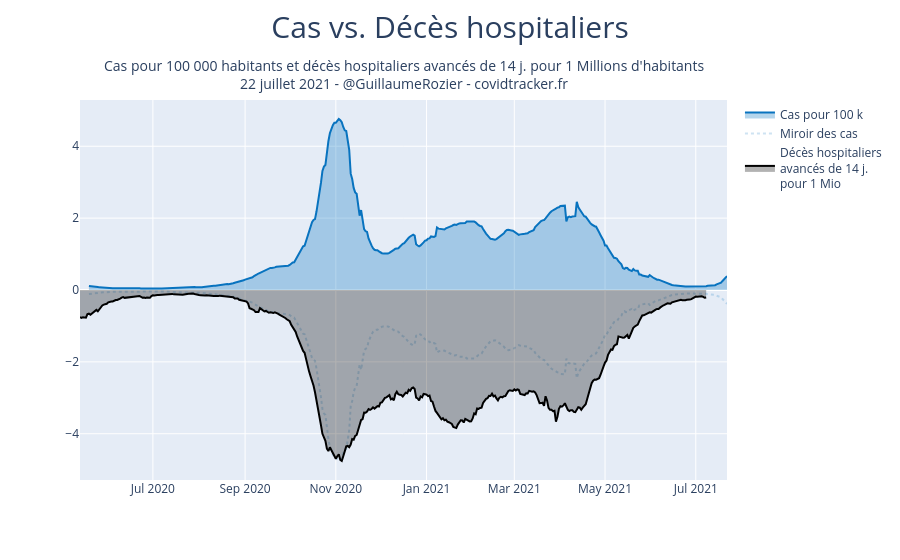

Notebook cell for this chart:
### Code cell
y1 = df.P.rolling(window=7).mean()/67000000*100000
y2 = df.incid_dc.rolling(window=7).mean().shift(-14)/67000000

coef_normalisation = y1.max()/y2.max()

fig = go.Figure()
fig.add_trace(go.Scatter(
    x=df.jour,
    y=y1,
    name="Cas pour 100 k",
    marker_color='rgb(8, 115, 191)',
    fillcolor="rgba(8, 115, 191, 0.3)",
    fill='tozeroy'))
fig.add_trace(go.Scatter(
    x=df.jour,
    y=-y1,
    name="Miroir des cas",
    marker_color='rgba(8, 115, 191, 0.2)',
    line=dict(
        dash="dot")
))
fig.add_trace(go.Scatter(
    x=df.jour,
    y=-y2*coef_normalisation,
    marker_color='black',
    fillcolor="rgba(0,0,0,0.3)",
    name="Décès hospitaliers<br>avancés de 14 j.<br>pour {} Mio".format(round(coef_normalisation/1000000)),
    fill='tozeroy'))
fig.update_yaxes()
fig.update_layout(
    title={
                        'text': "Cas vs. Décès hospitaliers",
                        'y':0.97,
                        'x':0.5,
                        'xanchor': 'center',
                        'yanchor': 'top'},
    titlefont = dict(
                    size=30),
    annotations = [
                        dict(
                            x=0.5,
                            y=1.12,
                            xref='paper',
                            yref='paper',
                            font=dict(size=14),
                            text="Cas pour 100 000 habitants et décès hospitaliers avancés de 14 j. pour {} Millions d'habitants<br>{} - @GuillaumeRozier - covidtracker.fr".format(round(coef_normalisation/1000000), datetime.strptime(df.jour.max(), '%Y-%m-%d').strftime('%d %B %Y')),#'Date : {}. Source : Santé publique France. Auteur : GRZ - covidtracker.fr.'.format(),                    showarrow = False
                            showarrow=False
                        ),
                        ]
)

#name_fig = "cas_hospitalisations_ratio"
#fig.write_image(PATH + "images/charts/france/{}.jpeg".format(name_fig), scale=2, width=900, height=600)
#plotly.offline.plot(fig, filename = PATH + 'images/html_exports/france/{}.html'.format(name_fig), auto_open=False)

### Figure 1 — Plotly figure (JSON) as saved in the notebook; plotly's stock layout.template omitted (floating-point values rounded to 4 significant figures; data arrays with more than 128 entries replaced by an {"elided": "..."} marker saying what was removed)
{"data": [{"fill": "tozeroy", "fillcolor": "rgba(8, 115, 191, 0.3)", "marker": {"color": "rgb(8, 115, 191)"}, "name": "Cas pour 100 k", "type": "scatter", "x": {"elided": "436 str values"}, "y": {"elided": "436 float values"}}, {"line": {"dash": "dot"}, "marker": {"color": "rgba(8, 115, 191, 0.2)"}, "name": "Miroir des cas", "type": "scatter", "x": {"elided": "436 str values"}, "y": {"elided": "436 float values"}}, {"fill": "tozeroy", "fillcolor": "rgba(0,0,0,0.3)", "marker": {"color": "black"}, "name": "Décès hospitaliers<br>avancés de 14 j.<br>pour 1 Mio", "type": "scatter", "x": {"elided": "436 str values"}, "y": {"elided": "436 float values"}}], "layout": {"annotations": [{"font": {"size": 14}, "showarrow": false, "text": "Cas pour 100 000 habitants et décès hospitaliers avancés de 14 j. pour 1 Millions d'habitants<br>22 juillet 2021 - @GuillaumeRozier - covidtracker.fr", "x": 0.5, "xref": "paper", "y": 1.12, "yref": "paper"}], "title": {"font": {"size": 30}, "text": "Cas vs. Décès hospitaliers", "x": 0.5, "xanchor": "center", "y": 0.97, "yanchor": "top"}}}
